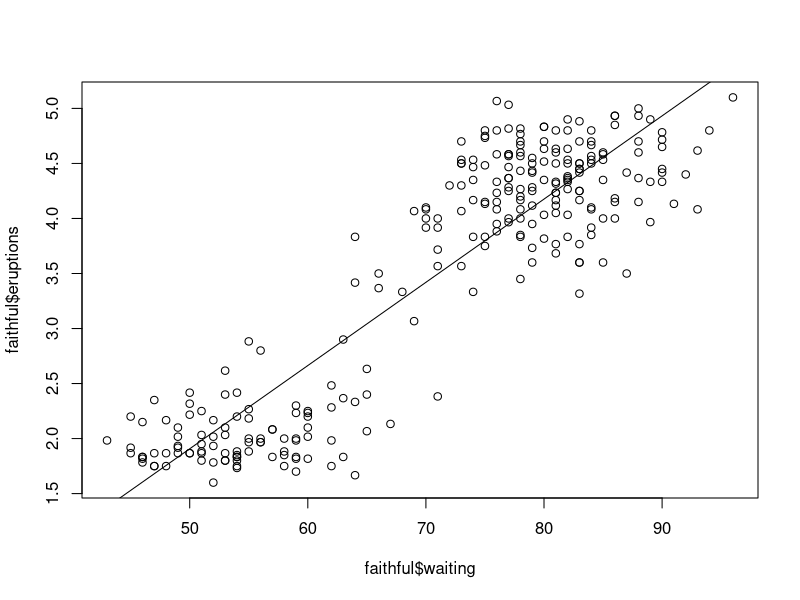
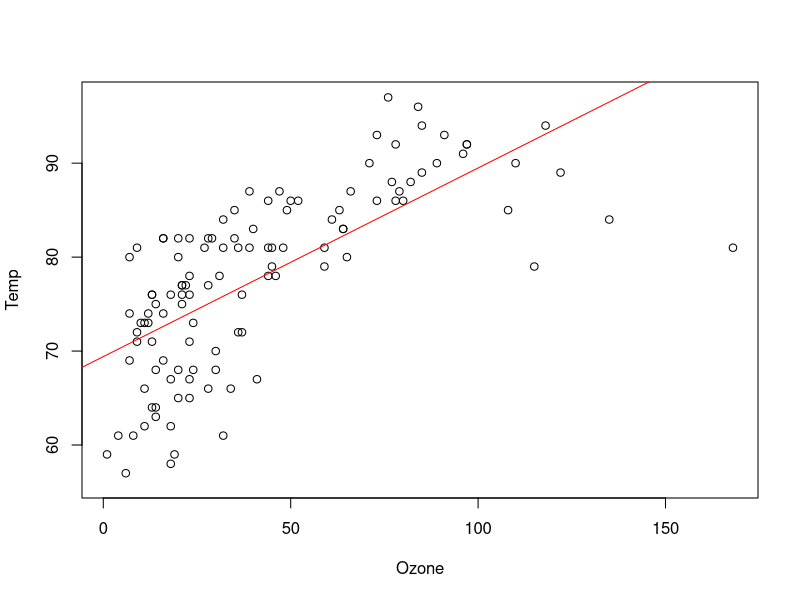
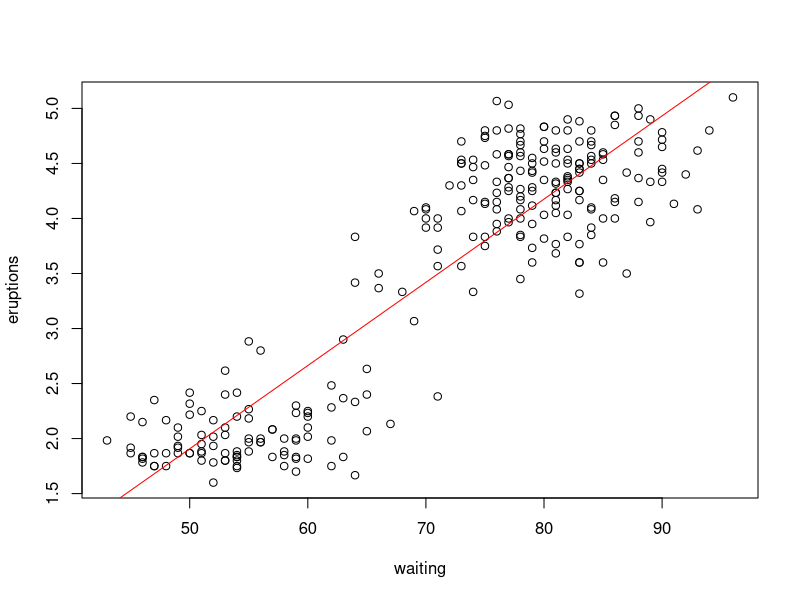
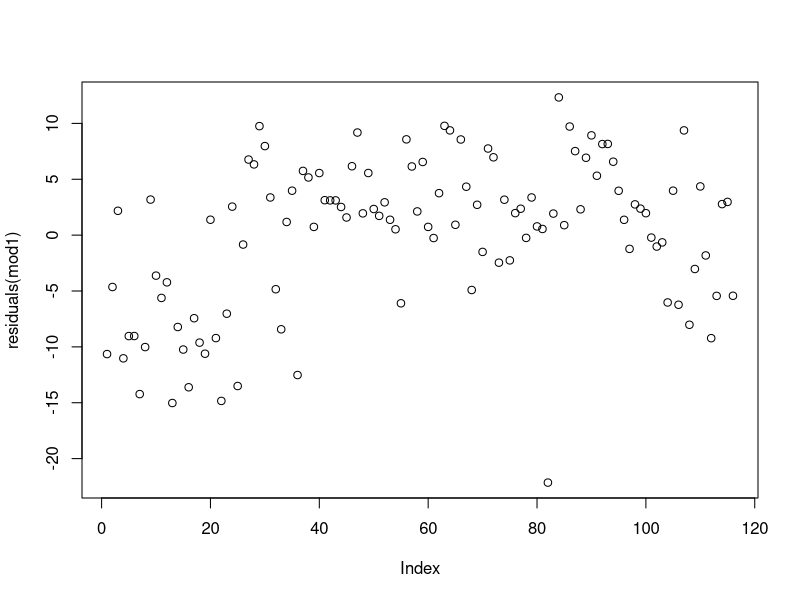
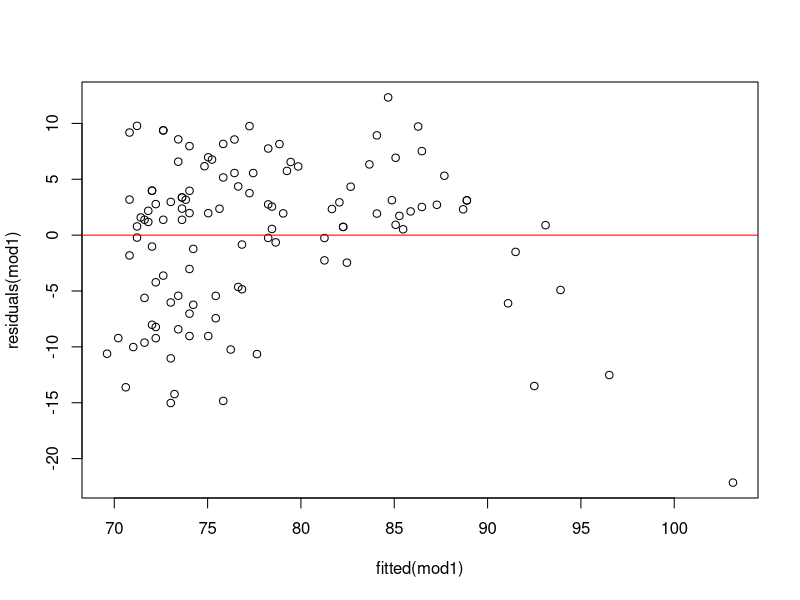
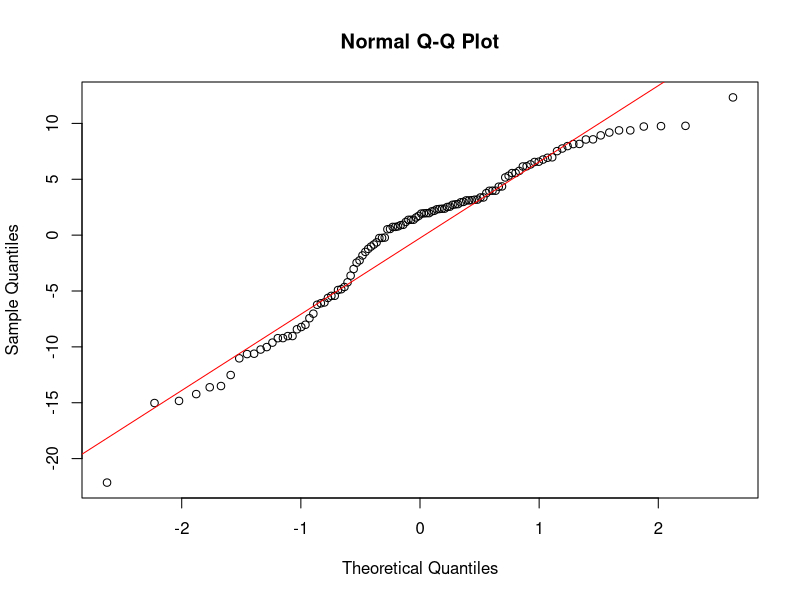

Write the R code that produced these figures, in order.
##Exercise 1##

data("faithful")
head(faithful,15)

cor(faithful[, c("eruptions", "waiting")], use="na.or.complete")

plot(faithful$waiting, faithful$eruptions)
fit<-lm(faithful$eruptions~faithful$waiting)
abline(fit)

#Since the R-value is 0.9008, the waiting time between eruptions and the duration of the eruptions are positively correlated, meaning that the longer the wait, the longer the eruption is.


###################################################

##Exercise 2##

#part 1
mod1=lm(Temp~Ozone, data=airquality)
summary(mod1)

plot(Temp~Ozone, data=airquality)
abline(lm(Temp~Ozone, data=airquality), col="red")

#part 2
mod2=lm(eruptions~waiting, data=faithful)
summary(mod2)

plot(eruptions~waiting, data=faithful)
abline(lm(eruptions~waiting, data=faithful), col="red")


#######################################################

##Exercise 3##

mod1=lm(Temp~Ozone, data=airquality)
summary(mod1)

res = residuals(mod1)
RSS = sum(res^2)
RSE = sqrt(RSS/summary(mod1)$df[2])

RMSE = RSS/153
RMSE

MSE = RSS/summary(mod1)$df[2]
MSE

anova(mod1)

#calculating manually matches the anova output, which is 46.5


##################################################

##Exercise 4##  I know that the adjusted R2 should be 0.2045, so I just have to make sure it works!

mod=lm(Temp~Wind, data=airquality)
summary(mod)

res = residuals(mod)
RSS = sum(res^2)
r=RSS/(153-2)
r

SSY = deviance(lm(airquality$Temp~1))
s = SSY/(153-1)
s

AdjustedR2= 1-(r/s)
AdjustedR2

#The adjusted R2 value is 0.2045, so it worked!


#####################################################

## Exercise 5##

plot(residuals(mod1))

#Test for residual independency#
library(lmtest)
dwtest(mod1, alternative=c("two.sided"))
#The p-value is very close to zero, therefore we know that our residuals are showing a temporal autocorrelation and are not independent, which means we should manipulate the data before doing a linear regression

#Test for residual homoscedasticity#

#check to see if there is any structured pattern in the variance of the residuals
plot(residuals(mod1)~fitted(mod1))
abline(lm(residuals(mod1)~fitted(mod1)), col="red")
#the variance appears to be distributed evenly throughout the plot, so it looks like constant variance ("homoscedasticity")
#can also check using the lmtest

library(lmtest)
bptest(mod1)

#The p-value is slightly over 0.05, but we are relatively confident that they are homoscedastic (and it's better than the temperature and wind residuals)

#Test for residual normality#
qqnorm(residuals(mod1))
qqline(residuals(mod1), col="red")
#from the QQ pot, it looks like they are normally distributed, but let's also check with the shapiro test

shapiro.test(residuals(mod1))
#the p-value is 0.00023, which implies that the residuals are normally distributed, whcih is what we want.

##This inspection is essentially the same as the one for temperature and wind.  If we were to correct for the temporal autocorrelation issue, then this linear model would perform well. 
